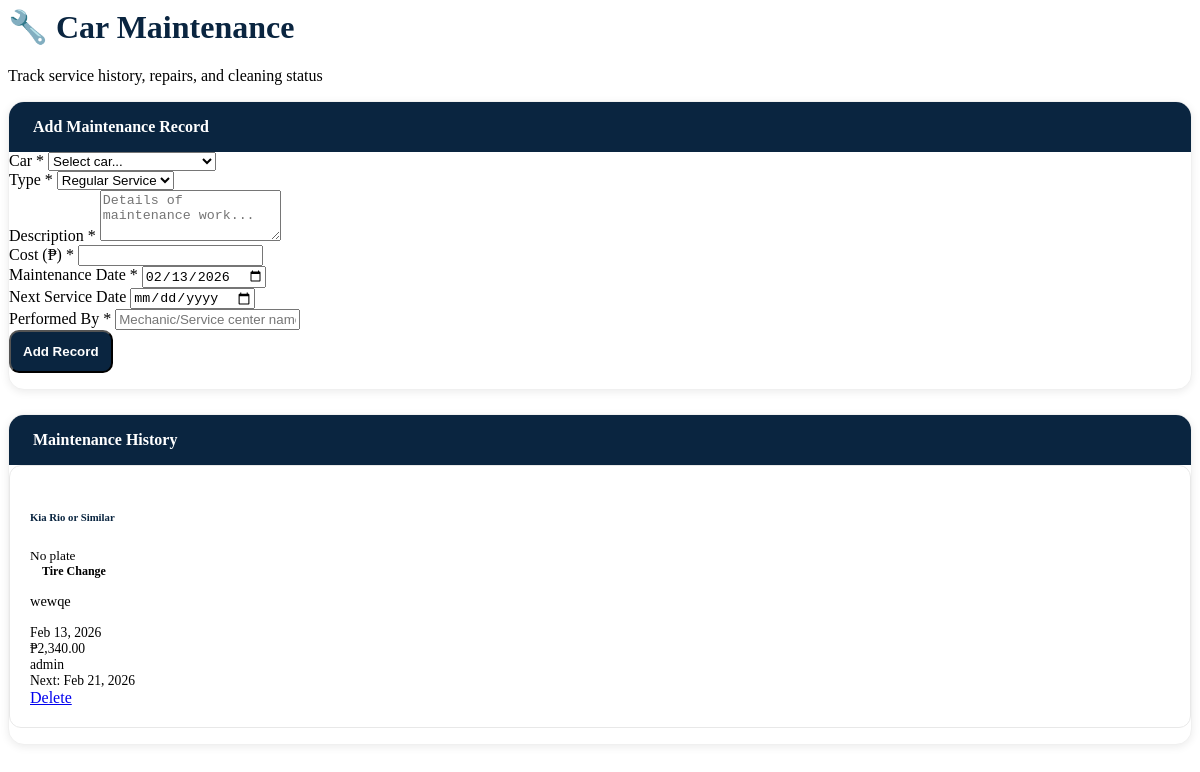
The app's page /modules/car_maintenance.php with its own data.
### tables this page shows
CREATE TABLE `car_maintenance` (
  `id` int(11) NOT NULL,
  `car_id` int(11) NOT NULL,
  `maintenance_type` varchar(50) NOT NULL,
  `description` text DEFAULT NULL,
  `cost` decimal(10,2) DEFAULT NULL,
  `maintenance_date` date NOT NULL,
  `next_service_date` date DEFAULT NULL,
  `performed_by` varchar(100) DEFAULT NULL,
  `status` varchar(20) DEFAULT 'Completed',
  `created_at` timestamp NOT NULL DEFAULT current_timestamp()
);

CREATE TABLE `cars` (
  `id` int(11) NOT NULL,
  `name` varchar(100) NOT NULL,
  `type` varchar(50) NOT NULL,
  `daily_rate` decimal(10,2) NOT NULL,
  `image` varchar(255) DEFAULT NULL,
  `features` text DEFAULT NULL,
  `fuel_type` varchar(30) DEFAULT 'Gasoline',
  `transmission` varchar(20) DEFAULT 'Automatic',
  `seating_capacity` int(11) DEFAULT 5,
  `mileage_limit` int(11) DEFAULT 200,
  `car_year` int(11) DEFAULT NULL,
  `license_plate` varchar(20) DEFAULT NULL,
  `vin` varchar(50) DEFAULT NULL,
  `color` varchar(30) DEFAULT NULL,
  `status` varchar(20) DEFAULT 'Active',
  `is_featured` tinyint(1) DEFAULT 0,
  `created_at` timestamp NOT NULL DEFAULT current_timestamp()
);

### modules/car_maintenance.php (the view, shortened to what this page needs)
<?php
$host = 'localhost';
$user = 'root';
$pass = '';
$dbname = 'travel_db_improved';
$conn = new mysqli($host, $user, $pass, $dbname);
$conn->query("CREATE TABLE IF NOT EXISTS car_maintenance (
    id INT AUTO_INCREMENT PRIMARY KEY,
    car_id INT NOT NULL,
    maintenance_type VARCHAR(50) NOT NULL,
    description TEXT,
    cost DECIMAL(10,2),
    maintenance_date DATE NOT NULL,
    next_service_date DATE,
    performed_by VARCHAR(100),
    status VARCHAR(20) DEFAULT 'Completed',
    created_at TIMESTAMP DEFAULT CURRENT_TIMESTAMP,
    FOREIGN KEY (car_id) REFERENCES cars(id) ON DELETE CASCADE
)");
$maintenance_records = [];
$result = $conn->query("SELECT cm.*, c.name as car_name, c.license_plate
                        FROM car_maintenance cm
                        JOIN cars c ON cm.car_id = c.id
                        ORDER BY cm.maintenance_date DESC");
while($row = $result->fetch_assoc()) {
    $maintenance_records[] = $row;
}
?>
<div class="premium-dashboard">
  <div class="pagetitle mb-4">
    <h1 style="color: #0a2540; font-weight: 700;">🔧 Car Maintenance</h1>
    <p class="text-muted">Track service history, repairs, and cleaning status</p>
  </div>
  <div class="row g-3">
    <div class="col-lg-4">
      <div class="section-card">
        <div class="section-header"><i class="bi bi-plus-circle me-2"></i>Add Maintenance Record</div>
        <div class="p-4">
          <form method="POST">
            <div class="mb-3">
              <label class="form-label">Car *</label>
              <select class="form-select" name="car_id" required>
                <option value="">Select car...</option>
              </select>
            </div>
            <div class="mb-3">
              <label class="form-label">Type *</label>
              <select class="form-select" name="maintenance_type" required>
                <option value="Service">Regular Service</option>
              </select>
            </div>
            <div class="mb-3">
              <label class="form-label">Description *</label>
              <textarea class="form-control" name="description" rows="3" required placeholder="Details of maintenance work..."></textarea>
            </div>
            <div class="mb-3">
              <label class="form-label">Cost (₱) *</label>
              <input type="number" step="0.01" class="form-control" name="cost" required>
            </div>
            <div class="mb-3">
              <label class="form-label">Maintenance Date *</label>
              <input type="date" class="form-control" name="maintenance_date" required value="<?php echo date('Y-m-d'); ?>">
            </div>
            <div class="mb-3">
              <label class="form-label">Next Service Date</label>
              <input type="date" class="form-control" name="next_service_date">
            </div>
            <div class="mb-3">
              <label class="form-label">Performed By *</label>
              <input type="text" class="form-control" name="performed_by" required placeholder="Mechanic/Service center name">
            </div>
            <button type="submit" name="add_maintenance" class="btn w-100" style="background: #0a2540; color: white; border-radius: 10px; padding: 12px; font-weight: 600;">
              <i class="bi bi-plus-circle me-2"></i>Add Record
            </button>
          </form>
        </div>
      </div>
    </div>
    <div class="col-lg-8">
      <div class="section-card">
        <div class="section-header"><i class="bi bi-clock-history me-2"></i>Maintenance History</div>
        <div class="p-4">
          <?php if (empty($maintenance_records)): ?>
          <div class="text-center py-5">
            <i class="bi bi-tools display-1 text-muted"></i>
            <h5 class="mt-3">No maintenance records yet</h5>
            <p class="text-muted">Add your first maintenance record</p>
          </div>
          <?php else: ?>
          <?php foreach($maintenance_records as $record): ?>
          <div class="maintenance-card">
            <div class="d-flex justify-content-between align-items-start mb-2">
              <div>
                <h6 class="mb-1" style="font-weight: 700; color: #0a2540;"><?php echo htmlspecialchars($record['car_name']); ?></h6>
                <small class="text-muted"><?php echo $record['license_plate'] ? $record['license_plate'] : 'No plate'; ?></small>
              </div>
              <span class="type-badge type-<?php echo strtolower($record['maintenance_type']); ?>"><?php echo $record['maintenance_type']; ?></span>
            </div>
            <p class="mb-2" style="font-size: 0.9rem;"><?php echo htmlspecialchars($record['description']); ?></p>
            <div class="row g-2 text-muted" style="font-size: 0.85rem;">
              <div class="col-md-4"><i class="bi bi-calendar3"></i> <?php echo date('M d, Y', strtotime($record['maintenance_date'])); ?></div>
              <div class="col-md-4"><i class="bi bi-cash"></i> ₱<?php echo number_format($record['cost'], 2); ?></div>
              <div class="col-md-4"><i class="bi bi-person"></i> <?php echo htmlspecialchars($record['performed_by']); ?></div>
              <?php if ($record['next_service_date']): ?>
              <div class="col-12"><i class="bi bi-arrow-repeat"></i> Next: <?php echo date('M d, Y', strtotime($record['next_service_date'])); ?></div>
              <?php endif; ?>
            </div>
            <div class="mt-2">
              <a href="?page=car_maintenance&delete=<?php echo $record['id']; ?>" class="btn btn-sm btn-outline-danger" onclick="return confirm('Delete this record?')">
                <i class="bi bi-trash"></i> Delete
              </a>
            </div>
          </div>
          <?php endforeach; ?>
          <?php endif; ?>
        </div>
      </div>
    </div>
  </div>
</div>

### modules/car_maintenance.php (style rules this page uses)
.premium-dashboard { max-width: 1400px; margin: 0 auto; }
.section-card { background: white; border-radius: 16px; padding: 0; box-shadow: 0 2px 8px rgba(0,0,0,0.08); border: 1px solid #f0f0f0; margin-bottom: 24px; overflow: hidden; }
.section-header { background: #0a2540; color: white; padding: 16px 24px; font-weight: 600; font-size: 1rem; }
.maintenance-card { background: white; border-radius: 12px; padding: 20px; border: 1px solid #e8e8e8; margin-bottom: 16px; transition: all 0.3s; }
.type-badge { padding: 6px 12px; border-radius: 6px; font-size: 0.75rem; font-weight: 600; }

### records on screen
car_maintenance: car.name "Kia Rio or Similar", maintenance_type "Tire Change", description "wewqe", maintenance_date "Feb 13, 2026", cost "2,340.00", performed_by "admin", next_service_date "Feb 21, 2026"
